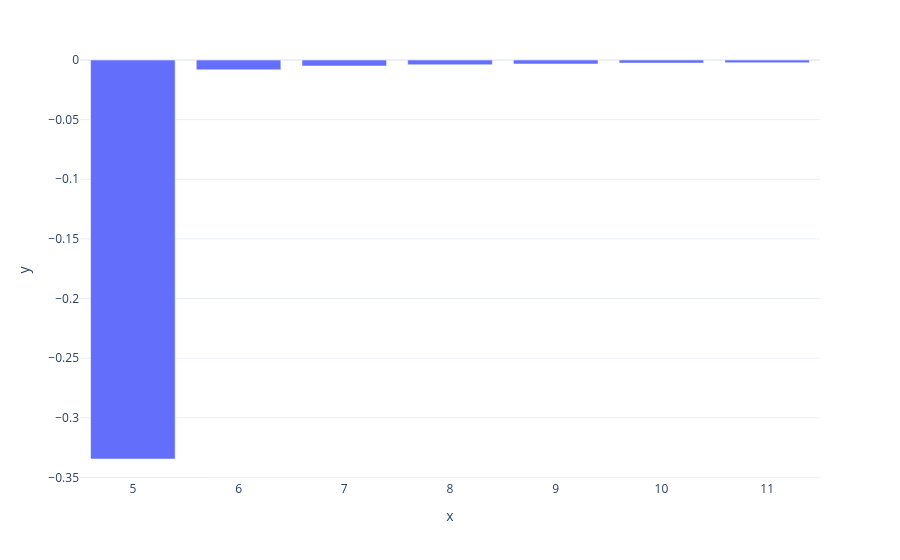

Here is the notebook cell this chart was saved with:
### Code cell
streamflow_difference_from_previous_year = []
for year in years:
    if year == 0:
        continue
    streamflow_difference_from_previous_year.append(float((cumulative_streamflows[year-1] - cumulative_streamflows[year-2])/cumulative_streamflows[year-2]))

px.bar(x=years[4:11], y=streamflow_difference_from_previous_year[4:11])

### Figure 1 — Plotly figure (JSON) as saved in the notebook; plotly's stock layout.template omitted (floating-point values rounded to 4 significant figures)
{"data": [{"hovertemplate": "x=%{x}<br>y=%{y}<extra></extra>", "legendgroup": "", "marker": {"color": "#636efa", "pattern": {"shape": ""}}, "name": "", "orientation": "v", "showlegend": false, "textposition": "auto", "type": "bar", "x": [5, 6, 7, 8, 9, 10, 11], "xaxis": "x", "y": [-0.3345, -0.008219, -0.004993, -0.003987, -0.00332, -0.002563, -0.002294], "yaxis": "y"}], "layout": {"barmode": "relative", "legend": {"tracegroupgap": 0}, "margin": {"t": 60}, "xaxis": {"anchor": "y", "domain": [0, 1], "title": {"text": "x"}}, "yaxis": {"anchor": "x", "domain": [0, 1], "title": {"text": "y"}}}}
